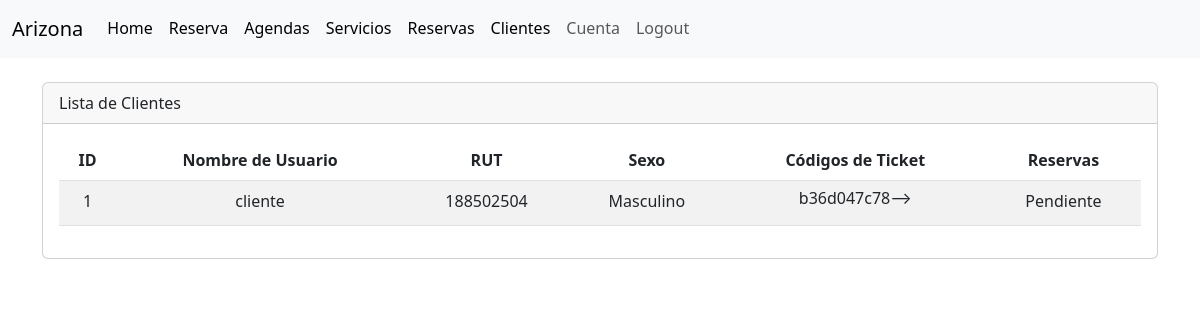
Page /cliente/list/ (signed in) on the earlier database version.
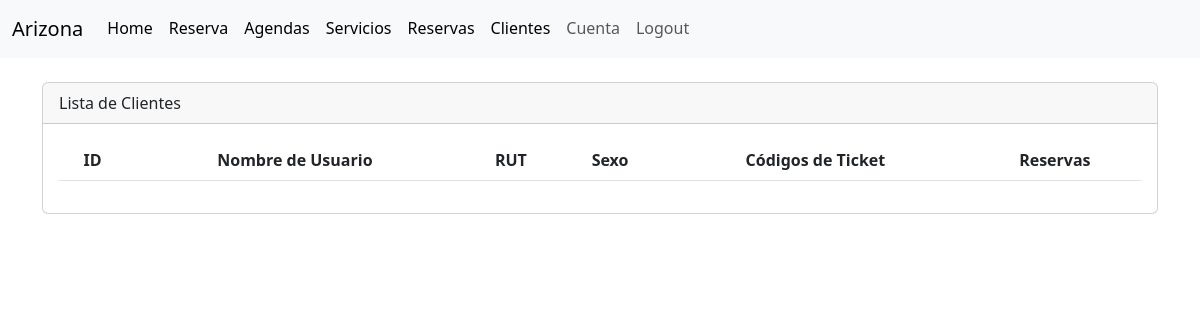
Same page on the later database version.
### cliente/models.py (models this page shows, shortened)
class Cliente(models.Model):
    SEXO = [
        ('F', 'Femenino'),
        ('M', 'Masculino'),
    ]
    user = models.OneToOneField(
        'accounts.User',
        verbose_name='Usuario',
        on_delete=models.CASCADE
    )
    rut = models.CharField(max_length=10)
    sexo = models.CharField(max_length=10, choices=SEXO)

class Ticket(models.Model):
    cliente = models.ForeignKey(Cliente, on_delete=models.CASCADE)
    codigo = models.CharField(max_length=10)
    fecha_envio = models.DateTimeField(auto_now_add=True)
    reserva = models.ForeignKey(Reserva, on_delete=models.CASCADE)

class Reserva(models.Model):
    cliente = models.ForeignKey(Cliente, on_delete=models.CASCADE)
    agenda = models.ForeignKey(Agenda, on_delete=models.CASCADE)
    dia = models.DateField()
    ESTADO_CHOICES = [
        ('disponible', 'Disponible'),
        ('pendiente', 'Pendiente'),
        ('finalizada', 'Finalizada'),
    ]
    estado = models.CharField(max_length=20, choices=ESTADO_CHOICES, default='disponible')
    class Meta:
        unique_together = ('agenda', 'cliente', 'dia')

### accounts/models.py (models this page shows, shortened)
class User(AbstractBaseUser, PermissionsMixin):
    id = models.AutoField(primary_key=True, unique=True)
    username = models.CharField(
        'Usuario', max_length=30, unique=True, validators=[
            validators.RegexValidator(
                re.compile('^[\w.@+-]+$'),
                'ingrese un nombre de usuario valido '
                'Este valor debe contener solo letras, números '
                'excepto: @/./+/-/_.',
                'invalid'
            )
        ],
        help_text='Un nombre corto que sera usado'+
                  ' para identificarlo de forma unica en la plataforma.'
    )
    name = models.CharField('Nombre', max_length=20)
    apellidos = models.CharField('Apellidos', max_length=30)
    email = models.EmailField('Email', unique=True)
    is_staff = models.BooleanField('Admin', default=False)
    is_active = models.BooleanField('Ativo', default=True)
    date_joined = models.DateTimeField('Data de Entrada', auto_now_add=True)
    roles = models.ForeignKey(Rol, on_delete=models.CASCADE, blank=True, null=True)
    USERNAME_FIELD = 'username'
    REQUIRED_FIELDS = ['email']
    objects = CustomUserManager()
    class Meta:
        verbose_name = 'Usuario'
        verbose_name_plural = 'Usuarios'

### cliente/views.py (the view)
# urls.py: path('list/', views.cliente_list, name='cliente_list'),
@login_required
def cliente_list(request):
    cliente_role, created = Rol.objects.get_or_create(nombre='cliente')
    clientes = Cliente.objects.filter(user__roles=cliente_role)
    context = {'clientes': clientes}
    return render(request, 'cliente/listar.html', context)

### servicio/models.py (called while the page is built)
    def __str__(self):
        return self.nombre

    def __str__(self):
        return f'Cancha {self.numeracion}'

    def __str__(self):
        return f'{self.hora_inicio.strftime("%I:%M %p")} - {self.hora_fin.strftime("%I:%M %p")}'

### cliente/templates/cliente/listar.html (shortened to what this page needs)
{% extends "layout.html" %}
{% load static %}
{% load humanize %}
{% block container %}
<div class="container">
  <br>
  <div class="card">
    <div class="card-header">
      Lista de Clientes
    </div>
    <div class="card-body">
      <div class="table-responsive text-center">
        <table class="table table-striped table-hover">
          <thead>
            <tr>
              <th>ID</th>
              <th>Nombre de Usuario </th>
              <th>RUT</th>
              <th>Sexo</th>
              <th>Códigos de Ticket</th>
              <th>Reservas</th>
            </tr>
          </thead>
          <tbody>
            {% for cliente in clientes %}
            <tr>
              <td>{{ cliente.id }}</td>
              <td>{{ cliente.user.username }}</td>
              <td>{{ cliente.rut }}</td>
              <td>{{ cliente.get_sexo_display }}</td>
              <td>
                {% for ticket in cliente.ticket_set.all %}
                <a class="btn ticket-modal-button" data-target="#ticketModal{{ ticket.codigo }}" data-toggle="modal"
                  style="margin-top: -10px;">{{ ticket.codigo }}&#10230;</a><br>
                {% endfor %}
              </td>
              <td>
                {% for reserva in cliente.reserva_set.all %}
                {{ reserva.get_estado_display }}<br>
                {% endfor %}
              </td>
            </tr>
            {% endfor %}
          </tbody>
        </table>
      </div>
    </div>
  </div>
</div>
{% endblock %}

Differences in the rows shown:
removed Cliente: id "1", user.username "cliente", rut "188502504", sexo "Masculino"
removed Ticket: codigo "b36d047c78"
removed Reserva: estado "Pendiente"
